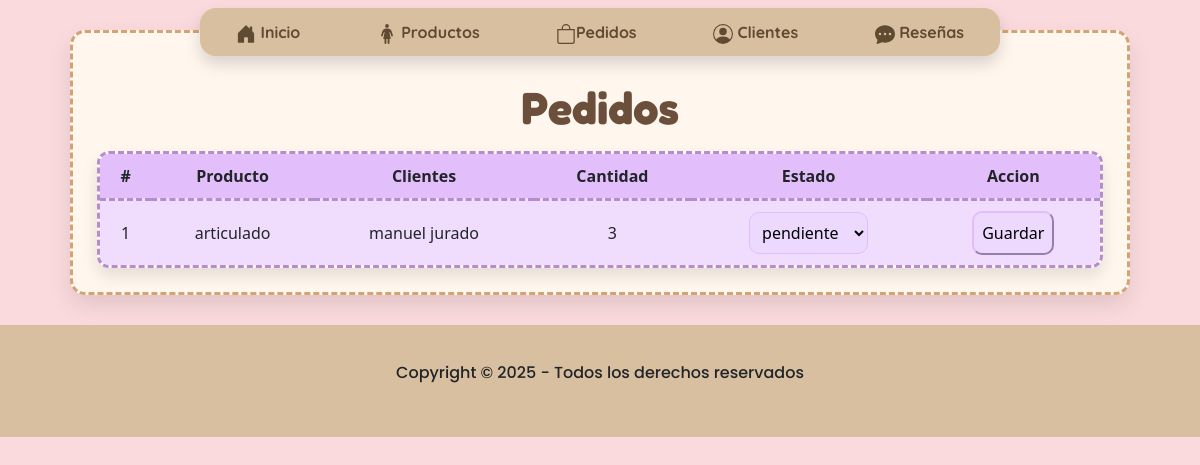
The app's page /admin_pedidos.php with its own data.
### tables this page shows
CREATE TABLE `pedidos` (
  `id` int(11) NOT NULL,
  `id_producto` int(11) DEFAULT NULL,
  `id_cliente` int(11) NOT NULL,
  `cantidad` int(11) NOT NULL,
  `estado` varchar(20) NOT NULL
);

CREATE TABLE `productos` (
  `id` int(11) NOT NULL,
  `nombre` varchar(50) NOT NULL,
  `tamaño` varchar(15) DEFAULT NULL,
  `detalle` varchar(100) DEFAULT NULL,
  `precio` decimal(10,0) NOT NULL,
  `foto` varchar(255) NOT NULL
);

CREATE TABLE `clientes` (
  `id` int(11) NOT NULL,
  `nombre` varchar(50) NOT NULL,
  `fecha_nacimiento` date NOT NULL,
  `correo` varchar(50) NOT NULL,
  `numero` int(11) NOT NULL,
  `ciudad` varchar(30) NOT NULL,
  `direccion` varchar(50) NOT NULL,
  `departamento` varchar(20) NOT NULL,
  `contrasena` varchar(50) NOT NULL
);

### admin_pedidos.php (the view, shortened to what this page needs)
<?php
include "header_admin.php";
include_once "conexion.php";
?>
<h1 class="fredoka">
    Pedidos
</h1>
<table class="w-100">
    <thead>
        <tr>
            <th scope="col">#</th>
            <th scope="col">Producto</th>
            <th scope="col">Clientes</th>
            <th scope="col">Cantidad</th>
            <th scope="col">Estado</th>
            <th scope="col">Accion</th>
        </tr>
    </thead>
    <tbody>
        <?php
          $result_res = $conn->query("SELECT p.*, pr.nombre as nombre_producto, pr.precio, cl.nombre as nombre_cliente FROM pedidos as p inner join productos as pr ON p.id_producto = pr.id inner join clientes as cl ON p.id_cliente = cl.id");
          while ($row= $result_res->fetch_assoc()): ?>
        <tr>
            <td><?=$row['id'] ?> </td>
            <td><?=$row['nombre_producto'] ?> </td>
            <td><?=$row['nombre_cliente'] ?> </td>
            <td><?=$row['cantidad'] ?> </td>
            <td>
                <form method='post'>
                    <select name='estado' id='estado' class='est'>
                        <option value='<?=$row['estado'] ?>'> <?=$row['estado'] ?> </option>
                    </select>
            </td>
            <td>
                <input type='submit' value='Guardar' class='est'>
            </td>
        </tr>
        <?php endwhile; ?>
    </tbody>
</table>
<?php
include_once "footer_admin.php";
?>

### header_admin.php (style rules this page uses)
body { margin: 0; background-color: #fadaddff; }
h1 { color: #6B4F3A; font-size: 45px; font-weight: bolder; justify-content: center; display: flex; margin-top: 1.5rem; margin-bottom: 1rem; }
.fredoka { font-family: "Fredoka", sans-serif; font-optical-sizing: auto; font-style: normal; }
form { max-width: 500px; margin: auto; }
.est { border-color: #e2bdfbff; padding: 0.5rem; border-radius: 10px; background-color: #edd8feff; }
table { border-collapse: separate; border-spacing: 0; border: 3px dashed #b58dcdff; border-radius: 12px; overflow: hidden; box-shadow: 0 8px 15px #0000001a; }
thead th { background-color: #e2befaff; padding: 10px; text-align: center; }
tbody tr { background-color: #f0dcfd; border: 3px dashed #b58dcdff; border-radius: 45px; overflow: hidden; text-align: center; }
tbody tr td { border-top: 3px dashed #b58dcdff; padding: 10px; }

### records on screen
pedidos: id "1", id_producto.nombre "articulado", id_cliente.nombre "manuel jurado", cantidad "3", estado "pendiente"
